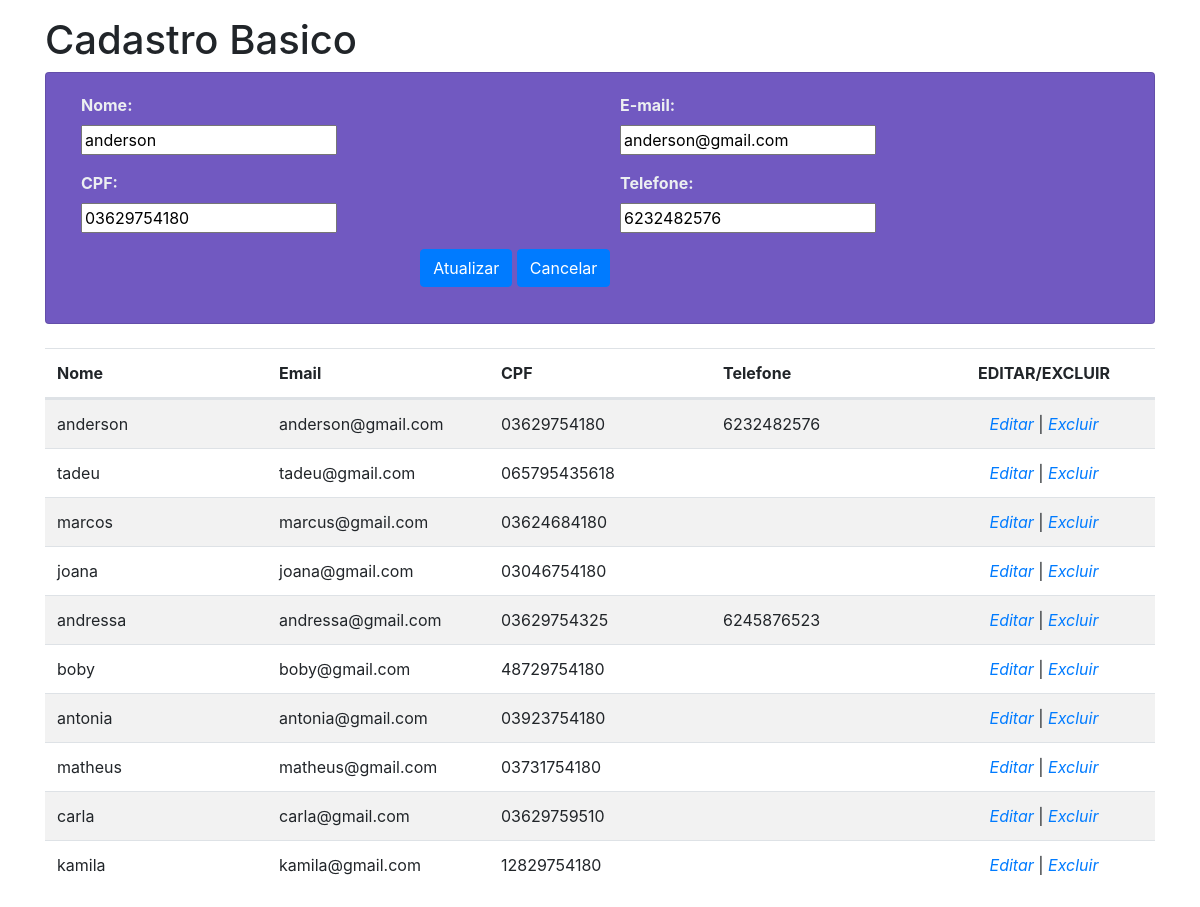
The app's page /index.php?id=15 with its own data.
### tables this page shows
CREATE TABLE `PESSOAS` (
  `ID_PESSOAS` int(5) NOT NULL,
  `NOME_PESSOAS` varchar(400) NOT NULL,
  `EMAIL_PESSOAS` varchar(150) NOT NULL,
  `CPF_PESSOAS` varchar(15) DEFAULT NULL,
  `TEL_PESSOAS` varchar(11) DEFAULT NULL,
  `INSERIDO` date DEFAULT NULL
);

### index.php (the view, shortened to what this page needs)
<?php
$id	= $_REQUEST["id"];
?>
<!DOCTYPE html>
<html lang="pt-br">
    <head>
        <link rel="stylesheet" href="styles.css">
		<link rel="stylesheet" href="https://maxcdn.bootstrapcdn.com/bootstrap/4.0.0/css/bootstrap.min.css">
    </head>
    <body >
		 <?php
		if($id == ""){
			?>
		<div class="container pt-3 align-center " >
			<nav class="navbar navbar-expand-lg navbar-light bg-light">
				<a class="navbar-brand" href="index.php">Cadastro Basico</a>
					<button class="navbar-toggler" type="button" data-toggle="collapse" data-target="#navbarNav" aria-controls="navbarNav" aria-expanded="false" aria-label="Toggle navigation">
					<span class="navbar-toggler-icon"></span>
					</button>
					<div class="collapse navbar-collapse" id="navbarNav">
					<ul class="navbar-nav">
					<li class="nav-item active">
					<a class="nav-item nav-link" href="logs.php">Logs</a>
					</li>
				</ul>
				</div>
				</nav>
			<div class="card">
				<div class="card-body">
					<form method="POST" action="salvar.php" class="form-horizontal form-material">
						<div class="form-row">
							<div class="form-group col-md-6">
							<label class="col-md-12">Nome:</label>
								<div class="col-md-12">
									<input type="text" required="required" placeholder="Digite o nome"maxlength="30" name="nome"/>
								</div>
							</div>
							<div class="form-group col-md-6">
							<label class="col-md-12">E-mail:</label>
								<div class="col-md-12">
									<input type="email" name="email" placeholder="name@email.com" required />
								</div>
							</div>
						</div>
						<div class="form-row">
							<div class="form-group col-md-6">
								<label class="col-md-12">CPF:</label>
								<div class="col-md-12">
									<input type="text" name="cpf" pattern="(\d{3}\.?\d{3}\.?\d{3}-?\d{2})|(\d{2}\.?\d{3}\.?\d{3}/?\d{4}-?\d{2})"  placeholder="Ex.: 000.000.000-00" onkeyup="cpfCheck(this)" maxlength="14" onkeydown="javascript: fMasc( this, mCPF );">
								</div>
						</div>
						<div class="form-group col-md-6">
							<label class="col-md-12">Telefone:</label>
							<div class="col-md-12">
								<input type="text" name="telefone" pattern="(^\((?:[14689][1-9]|2[12478]|3[1234578]|5[1345]|7[134579])\) (?:[2-8]|9[1-9])[0-9]{3}\-[0-9]{4}$)"  placeholder="Ex.: (62) 98239-1269" maxlength="11"">
							</div>
						</div>
						<div class="input-group mb-3">
							<div class="ml-auto col-xl-8 col-lg-8 col-md-8 col-sm-7 pl-0">
								<input type="submit" class="btn btn-primary" value="Salvar">
							</div>
						</div>
					</form>
				</div>
			</div>
		 </div>
        <?php
		}
		else{
			include('conexao.php');
			$sqlUsuario = "SELECT * FROM PESSOAS where ID_PESSOAS = '$id'";
			$rsUsuario= mysqli_query($conn,$sqlUsuario);
			$sqlCadUsuario = mysqli_fetch_array($rsUsuario, MYSQLI_ASSOC);
		?>
		<div class="container pt-3 align-center" >
		<h1 class="title"> Cadastro Basico </h1>
			<div class="card">
				<div class="card-body">
					<form method="POST" action="atualizar.php" class="form-horizontal form-material">
						<div class="form-row">
							<div class="form-group col-md-6">
								<label class="col-md-12">Nome:</label>
								<div class="col-md-12">
								<input type="text" value="<?php echo $sqlCadUsuario['NOME_PESSOAS'];?>" required="required" placeholder="Digite o nome"maxlength="30" name="nome"/>
								</div>
							</div>
							<div class="form-group col-md-6">
								<label class="col-md-12">E-mail:</label>
								<div class="col-md-12">
								<input type="email" value="<?php echo $sqlCadUsuario['EMAIL_PESSOAS'];?>" name="email" placeholder="name@email.com" required />
								</div>
							</div>
							<div class="form-group col-md-6">
								<label class="col-md-12">CPF:</label>
								<div class="col-md-12">
								<input type="text" value="<?php echo $sqlCadUsuario['CPF_PESSOAS'];?>" name="cpf" pattern="(\d{3}\.?\d{3}\.?\d{3}-?\d{2})|(\d{2}\.?\d{3}\.?\d{3}/?\d{4}-?\d{2})"  placeholder="Ex.: 000.000.000-00" onkeyup="cpfCheck(this)" maxlength="14" onkeydown="javascript: fMasc( this, mCPF );">
							</div>
						</div>
						<div class="form-group col-md-6">
							<label class="col-md-12">Telefone:</label>
							<div class="col-md-12">
								<input type="text" value="<?php echo $sqlCadUsuario['TEL_PESSOAS'];?>" name="telefone" pattern="(^\((?:[14689][1-9]|2[12478]|3[1234578]|5[1345]|7[134579])\) (?:[2-8]|9[1-9])[0-9]{3}\-[0-9]{4}$)"  placeholder="Ex.: (62) 98239-1269" maxlength="11"">
							</div>
						</div>
						<div class="input-group mb-3">
							<div class="ml-auto col-xl-8 col-lg-8 col-md-8 col-sm-7 pl-0">
								<input type="submit" class="btn btn-primary" value="Atualizar">
								<a href="index.php" type="submit" class="btn btn-primary" >Cancelar</a>
							</div>
						</div>
					</form>
				</div>
			</div>
		 </div>
		<?php
		}
		?>
		<BR>
			<table class="table table-striped header-fixed">
					<thead >
						<tr >
							<th scope="col" class="col-5">Nome</th>
							<th scope="col" class="col-5">Email</th>
							<th scope="col" class="col-5">CPF</th>
							<th scope="col" class="col-5">Telefone</th>
							<th scope="col" class="col-5 text-center">EDITAR/EXCLUIR</th>
						</tr>
					</thead>
					<tbody>
						<?php
						include('conexao.php');
						$sqlClientes = 'SELECT * FROM PESSOAS';
						$rs=mysqli_query($conn,$sqlClientes);
						while ($dados=mysqli_fetch_array($rs, MYSQLI_ASSOC)){
							$id = $dados['ID_PESSOAS'];
							echo "<tr>";
							echo "<td class='col-3'>".$dados['NOME_PESSOAS']."</td>";
							echo "<td class='col-3'>".$dados['EMAIL_PESSOAS']."</td>";
							echo "<td class='col-3'>".$dados['CPF_PESSOAS']."</td>";
							echo "<td class='col-3'>".$dados['TEL_PESSOAS']."</td>";
							echo "<td class='col-3 text-center'><a href='index.php?id=$id'><i class='fa fa-edit'>Editar</i></a> | "; ?><a href='#' onclick="javascript: if (confirm('Você realmente deseja excluir esta mensagem?'))location.href='excluir.php?id=<?php echo "$id";?>'"><i class='fa fa-times'>Excluir</i></a></td>
								</tr>
							<?php
							}
							?>
						</tbody>
					</table>
    </body>
</html>

### styles.css (style rules this page uses)
div.card { background-color: #7159c1; }
label { color: #eceff1; font-weight: bold; }
.header-fixed { width: 100% }
.header-fixed > thead, .header-fixed > tbody, .header-fixed > thead > tr, .header-fixed > tbody > tr, .header-fixed > thead > tr > th, .header-fixed > tbody > tr > td { display: block; }
.header-fixed > tbody > tr:after, .header-fixed > thead > tr:after { content: ' '; display: block; visibility: hidden; clear: both; }
.header-fixed > tbody { overflow-y: auto; height: 480px; }
.header-fixed > tbody > tr > td, .header-fixed > thead > tr > th { width: 20%; float: left; }

### records on screen
pessoas: nome "anderson", email "anderson@gmail.com", cpf "03629754180", telefone "6232482576", NOME_PESSOAS "anderson", EMAIL_PESSOAS "anderson@gmail.com", CPF_PESSOAS "03629754180", TEL_PESSOAS "6232482576"
pessoas: NOME_PESSOAS "tadeu", EMAIL_PESSOAS "tadeu@gmail.com", CPF_PESSOAS "065795435618"
pessoas: NOME_PESSOAS "marcos", EMAIL_PESSOAS "marcus@gmail.com", CPF_PESSOAS "03624684180"
pessoas: NOME_PESSOAS "joana", EMAIL_PESSOAS "joana@gmail.com", CPF_PESSOAS "03046754180"
pessoas: NOME_PESSOAS "andressa", EMAIL_PESSOAS "andressa@gmail.com", CPF_PESSOAS "03629754325", TEL_PESSOAS "6245876523"
pessoas: NOME_PESSOAS "boby", EMAIL_PESSOAS "boby@gmail.com", CPF_PESSOAS "48729754180"
pessoas: NOME_PESSOAS "antonia", EMAIL_PESSOAS "antonia@gmail.com", CPF_PESSOAS "03923754180"
pessoas: NOME_PESSOAS "matheus", EMAIL_PESSOAS "matheus@gmail.com", CPF_PESSOAS "03731754180"
pessoas: NOME_PESSOAS "carla", EMAIL_PESSOAS "carla@gmail.com", CPF_PESSOAS "03629759510"
pessoas: NOME_PESSOAS "kamila", EMAIL_PESSOAS "kamila@gmail.com", CPF_PESSOAS "12829754180"
